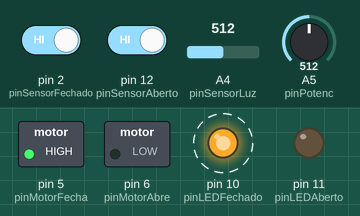
A sketch run on a simulated Arduino Uno, built with avr-gcc and run on an emulated ATmega328P. Shown: switched loads named in the sketch (green lamp = pin HIGH), output pins drawn as LEDs (lit = HIGH). Dashed ring = blinking. The inputs (shaded band) are chosen by the test bench; at power-on: pin 2 (pinSensorFechado) HIGH, A5 (pinPotenc) = 512, pin 12 (pinSensorAberto) HIGH, A4 (pinSensorLuz) = 512.

Above: at 1.22 s.
1.3 s: pin 2 (pinSensorFechado) driven LOW
At 1.8 s:
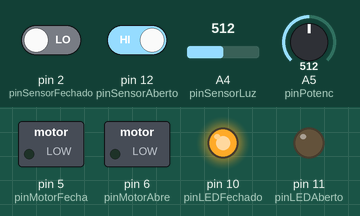
2.8 s: A5 (pinPotenc) set to 528
At 3.01 s:
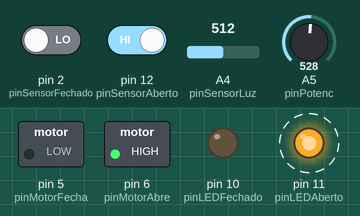
Timing chart, 0 to 11.8 s (numbered marks = the images above; inputs shaded):
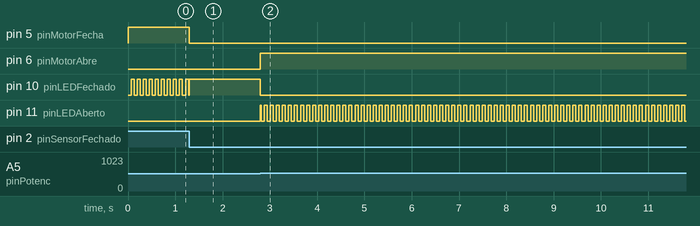

The sketch:

projeto_sistema_de_seguran_a2.ino
```cpp
#define pinSensorAberto 12
#define pinSensorFechado 2
#define pinMotorAbre 6
#define pinMotorFecha 5
#define pinLEDAberto 11
#define pinLEDFechado 10
#define pinSensorLuz A4
#define pinPotenc A5

void setup()
{
  pinMode(pinSensorAberto, INPUT_PULLUP);
  pinMode(pinSensorFechado, INPUT_PULLUP);

  pinMode(pinMotorAbre, OUTPUT);
  pinMode(pinMotorFecha, OUTPUT);
  pinMode(pinLEDAberto, OUTPUT);
  pinMode(pinLEDFechado, OUTPUT);

}

void loop()
{
  if(analogRead(pinSensorLuz) < analogRead(pinPotenc)){
    if(!estaAberta()){
      abrir();
    }
  }else{
    if(!estaFechado()){

    fechar();
    }
  }

}

bool estaAberta(){
  return !digitalRead(pinSensorAberto);
}

bool estaFechado(){
  return !digitalRead(pinSensorFechado);
}

void abrir(){
  digitalWrite(pinLEDFechado, LOW);
  digitalWrite(pinMotorAbre, HIGH);
  while(!estaAberta()){
    piscaLED(pinLEDAberto);

  }
  digitalWrite(pinMotorAbre, LOW);
  digitalWrite(pinLEDAberto, HIGH);

}


void fechar(){
  digitalWrite(pinLEDAberto, LOW);
  digitalWrite(pinMotorFecha, HIGH);
  while(!estaFechado()){
    piscaLED(pinLEDFechado);

  }
  digitalWrite(pinMotorFecha, LOW);
  digitalWrite(pinLEDFechado, HIGH);


}

void piscaLED(int porta) {
  digitalWrite(porta, bitRead(millis(),6));
}
```

Measured:
- the behaviour switches between 512 and 513 on A5 (pinPotenc) (found by bisection; images 1 and 2)
- after the input at 1.3 s, pin 5 (pinMotorFecha): HIGH → LOW at once
- after the input at 2.8 s, pin 6 (pinMotorAbre): LOW → HIGH at once; pin 10 (pinLEDFechado): HIGH → LOW at once; pin 11 (pinLEDAberto): alternates HIGH for 0.06 s and LOW for 0.06 s, starting at once
